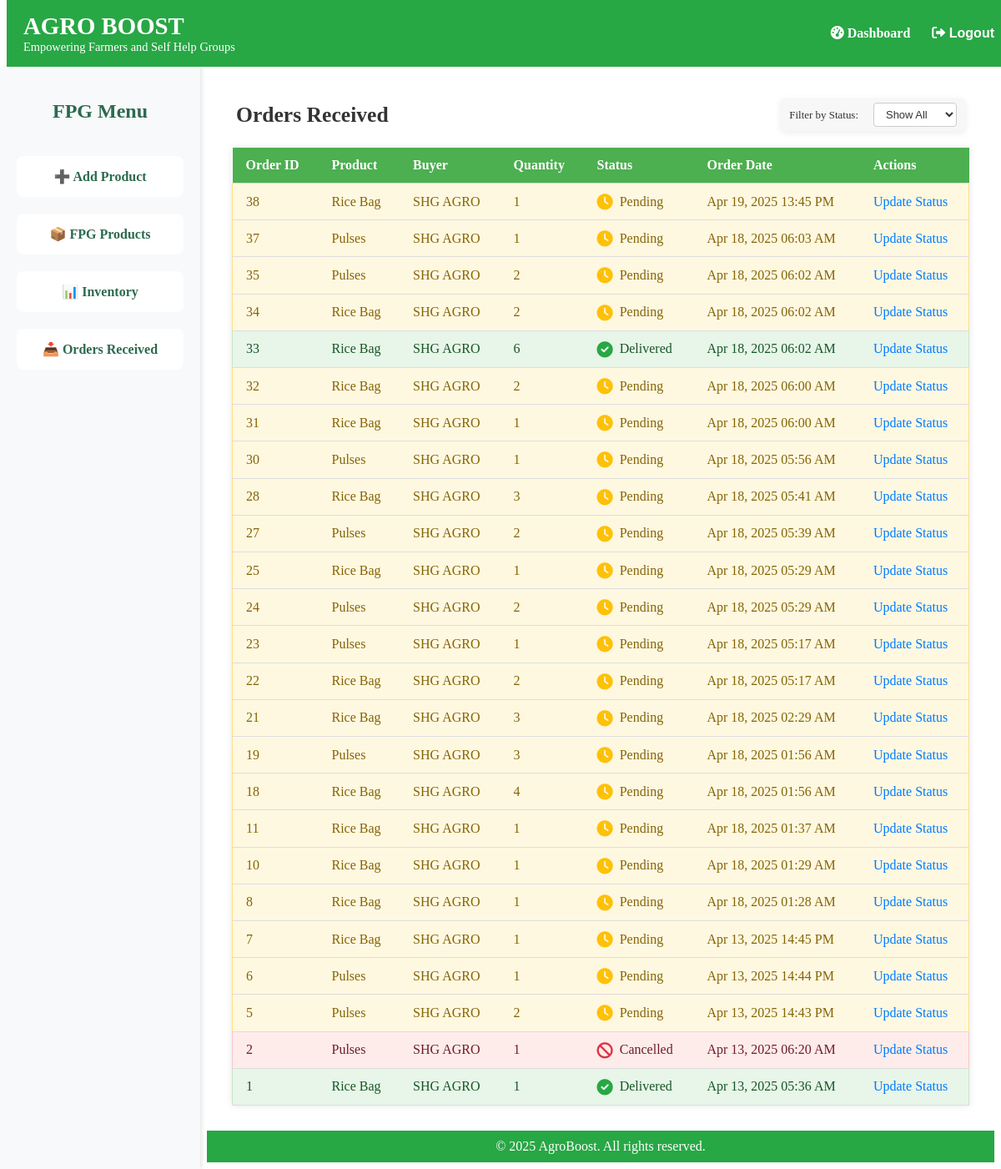
The page /accounts/fpg/orders/ (signed in) on the database its author committed.
### accounts/models.py (models this page shows, shortened)
class Order(models.Model):
    STATUS_CHOICES = [
        ('Pending', 'Pending'),
        ('Shipped', 'Shipped'),
        ('Delivered', 'Delivered'),
        ('Cancelled', 'Cancelled'),
    ]
    product = models.ForeignKey(Product, on_delete=models.CASCADE)
    buyer = models.ForeignKey(User, on_delete=models.CASCADE, related_name='orders_placed')
    fpg = models.ForeignKey(User, on_delete=models.CASCADE, related_name='fpg_orders')
    quantity = models.PositiveIntegerField()
    status = models.CharField(max_length=20, choices=STATUS_CHOICES, default='Pending')
    order_date = models.DateTimeField(auto_now_add=True)

class Product(models.Model):
    name = models.CharField(max_length=100)
    description = models.TextField()
    price = models.DecimalField(max_digits=10, decimal_places=2)
    image = models.ImageField(upload_to='product_images/', default='default.jpg')
    quantity = models.PositiveIntegerField(default=0)
    is_available = models.BooleanField(default=True)
    shg = models.ForeignKey(User, on_delete=models.CASCADE, related_name='shg_products', null=True, blank=True)
    fpg = models.ForeignKey(User, on_delete=models.CASCADE, related_name='fpg_products', null=True, blank=True)

class User(AbstractBaseUser, PermissionsMixin):
    USER_TYPE_CHOICES = (
        ('SHG', 'Self Help Group'),
        ('FPG', 'Farmer Producer Group'),
        ('END', 'Customer'),
    )
    email = models.EmailField(unique=True)
    first_name = models.CharField(max_length=150)
    last_name = models.CharField(max_length=150)
    user_type = models.CharField(max_length=3, choices=USER_TYPE_CHOICES)
    is_active = models.BooleanField(default=True)
    is_staff = models.BooleanField(default=False)
    date_joined = models.DateTimeField(auto_now_add=True)
    USERNAME_FIELD = 'email'
    REQUIRED_FIELDS = ['first_name', 'last_name', 'user_type']
    objects = UserManager()

### accounts/views.py (the view)
# urls.py: path('fpg/orders/', views.fpg_orders_received, name='fpg_orders_received'),
@login_required
def fpg_orders_received(request):
    user = request.user
    if user.user_type == 'FPG':
        orders = Order.objects.filter(fpg=request.user).order_by('-order_date')  # Assuming the order has a date field 'ordered_at'
        return render(request, 'accounts/fpg/fpg_orders_received.html', {'orders': orders})
    return redirect('fpg_dashboard')

### accounts/templates/accounts/fpg/fpg_orders_received.html (shortened to what this page needs)
{% extends 'accounts/fpg/fpg_base.html' %}
{% block fpg_content %}
<div class="orders-header">
    <h2>Orders Received</h2>
    <div class="filter-options">
        <label for="status-filter">Filter by Status:</label>
        <select id="status-filter" name="status" onchange="filterOrders()">
            <option value="all">Show All</option>
        </select>
    </div>
</div>
<table class="orders-table">
    <thead>
        <tr>
            <th>Order ID</th>
            <th>Product</th>
            <th>Buyer</th>
            <th>Quantity</th>
            <th>Status</th>
            <th>Order Date</th>
            <th>Actions</th>
        </tr>
    </thead>
    <tbody id="orders-table-body">
        {% for order in orders %}
            <tr class="{{ order.status|lower }}">
                <td>{{ order.id }}</td>
                <td>{{ order.product.name }}</td>
                <td>{{ order.buyer.first_name }} {{ order.buyer.last_name }}</td>
                <td>{{ order.quantity }}</td>
                <td>
                    <div class="status-icons">
                        {% if order.status == "Pending" %}
                            <i class="fa fa-clock pending"></i> Pending
                        {% elif order.status == "Shipped" %}
                            <i class="fa fa-truck shipped"></i> Shipped
                        {% elif order.status == "Delivered" %}
                            <i class="fa fa-check-circle delivered"></i> Delivered
                        {% elif order.status == "Cancelled" %}
                            <i class="fa fa-ban cancelled"></i> Cancelled
                        {% endif %}
                    </div>
                </td>
                <td>{{ order.order_date|date:"M d, Y H:i A" }}</td>
                <td>
                    <a href="{% url 'fpg_order_status_update' order.id %}">Update Status</a>
                </td>
            </tr>
        {% endfor %}
    </tbody>
</table>
{% endblock %}

### static/css/style.css (style rules this page uses)
.orders-table { width: 100%; border-collapse: collapse; margin-top: 20px; font-size: 16px; background-color: #fff; box-shadow: 0 0 8px rgba(0, 0, 0, 0.1); }
.orders-table th, .orders-table td { padding: 12px 16px; text-align: left; border-bottom: 1px solid #ddd; }
.orders-table th { font-weight: bold; background-color: #4CAF50; color: white; }
.orders-table a { color: #007bff; text-decoration: none; font-weight: 500; }
.status-icons { display: flex; align-items: center; gap: 8px; }
.status-icons .fa { font-size: 1.2rem; }
.status-icons .pending { color: #ffc107; }
.status-icons .delivered { color: #28a745; }
.status-icons .cancelled { color: #dc3545; }
tr.pending { background-color: #fff8e1; color: #856404; border: 1px solid #ffe082; }
tr.delivered { background-color: #e8f5e9; color: #155724; border: 1px solid #c8e6c9; }
tr.cancelled { background-color: #fdecea; color: #721c24; border: 1px solid #f5c6cb; }
.orders-header { display: flex; justify-content: space-between; align-items: center; margin-bottom: 15px; padding: 0 5px; }
.orders-header h2 { margin: 0; font-size: 1.6em; color: #333; }
.filter-options { background-color: #f7f7f7; border-radius: 5px; padding: 5px 10px; box-shadow: 0 2px 8px rgba(0, 0, 0, 0.08); display: flex; align-items: center; gap: 8px; font-size: 0.9em; }
#status-filter { padding: 5px 10px; font-size: 0.9em; border: 1px solid #ccc; border-radius: 4px; outline: none; background-color: #fff; color: #333; }
.filter-options label { font-weight: normal; margin-right: 10px; font-size: 0.9em; color: #333; }

### rows shown on the page
Order: id "38", product.name "Rice Bag", buyer.first_name "SHG", buyer.last_name "AGRO", quantity "1", status "Pending" (drawn), order_date "Apr 19, 2025 13:45 PM"
Order: id "37", product.name "Pulses", buyer.first_name "SHG", buyer.last_name "AGRO", quantity "1", status "Pending" (drawn), order_date "Apr 18, 2025 06:03 AM"
Order: id "35", product.name "Pulses", buyer.first_name "SHG", buyer.last_name "AGRO", quantity "2", status "Pending" (drawn), order_date "Apr 18, 2025 06:02 AM"
Order: id "34", product.name "Rice Bag", buyer.first_name "SHG", buyer.last_name "AGRO", quantity "2", status "Pending" (drawn), order_date "Apr 18, 2025 06:02 AM"
Order: id "33", product.name "Rice Bag", buyer.first_name "SHG", buyer.last_name "AGRO", quantity "6", status "Delivered" (drawn), order_date "Apr 18, 2025 06:02 AM"
Order: id "32", product.name "Rice Bag", buyer.first_name "SHG", buyer.last_name "AGRO", quantity "2", status "Pending" (drawn), order_date "Apr 18, 2025 06:00 AM"
Order: id "31", product.name "Rice Bag", buyer.first_name "SHG", buyer.last_name "AGRO", quantity "1", status "Pending" (drawn), order_date "Apr 18, 2025 06:00 AM"
Order: id "30", product.name "Pulses", buyer.first_name "SHG", buyer.last_name "AGRO", quantity "1", status "Pending" (drawn), order_date "Apr 18, 2025 05:56 AM"
Order: id "28", product.name "Rice Bag", buyer.first_name "SHG", buyer.last_name "AGRO", quantity "3", status "Pending" (drawn), order_date "Apr 18, 2025 05:41 AM"
Order: id "27", product.name "Pulses", buyer.first_name "SHG", buyer.last_name "AGRO", quantity "2", status "Pending" (drawn), order_date "Apr 18, 2025 05:39 AM"
Order: id "25", product.name "Rice Bag", buyer.first_name "SHG", buyer.last_name "AGRO", quantity "1", status "Pending" (drawn), order_date "Apr 18, 2025 05:29 AM"
Order: id "24", product.name "Pulses", buyer.first_name "SHG", buyer.last_name "AGRO", quantity "2", status "Pending" (drawn), order_date "Apr 18, 2025 05:29 AM"
Order: id "23", product.name "Pulses", buyer.first_name "SHG", buyer.last_name "AGRO", quantity "1", status "Pending" (drawn), order_date "Apr 18, 2025 05:17 AM"
Order: id "22", product.name "Rice Bag", buyer.first_name "SHG", buyer.last_name "AGRO", quantity "2", status "Pending" (drawn), order_date "Apr 18, 2025 05:17 AM"
Order: id "21", product.name "Rice Bag", buyer.first_name "SHG", buyer.last_name "AGRO", quantity "3", status "Pending" (drawn), order_date "Apr 18, 2025 02:29 AM"
Order: id "19", product.name "Pulses", buyer.first_name "SHG", buyer.last_name "AGRO", quantity "3", status "Pending" (drawn), order_date "Apr 18, 2025 01:56 AM"
Order: id "18", product.name "Rice Bag", buyer.first_name "SHG", buyer.last_name "AGRO", quantity "4", status "Pending" (drawn), order_date "Apr 18, 2025 01:56 AM"
Order: id "11", product.name "Rice Bag", buyer.first_name "SHG", buyer.last_name "AGRO", quantity "1", status "Pending" (drawn), order_date "Apr 18, 2025 01:37 AM"
Order: id "10", product.name "Rice Bag", buyer.first_name "SHG", buyer.last_name "AGRO", quantity "1", status "Pending" (drawn), order_date "Apr 18, 2025 01:29 AM"
Order: id "8", product.name "Rice Bag", buyer.first_name "SHG", buyer.last_name "AGRO", quantity "1", status "Pending" (drawn), order_date "Apr 18, 2025 01:28 AM"
Order: id "7", product.name "Rice Bag", buyer.first_name "SHG", buyer.last_name "AGRO", quantity "1", status "Pending" (drawn), order_date "Apr 13, 2025 14:45 PM"
Order: id "6", product.name "Pulses", buyer.first_name "SHG", buyer.last_name "AGRO", quantity "1", status "Pending" (drawn), order_date "Apr 13, 2025 14:44 PM"
Order: id "5", product.name "Pulses", buyer.first_name "SHG", buyer.last_name "AGRO", quantity "2", status "Pending" (drawn), order_date "Apr 13, 2025 14:43 PM"
Order: id "2", product.name "Pulses", buyer.first_name "SHG", buyer.last_name "AGRO", quantity "1", status "Cancelled" (drawn), order_date "Apr 13, 2025 06:20 AM"
Order: id "1", product.name "Rice Bag", buyer.first_name "SHG", buyer.last_name "AGRO", quantity "1", status "Delivered" (drawn), order_date "Apr 13, 2025 05:36 AM"
